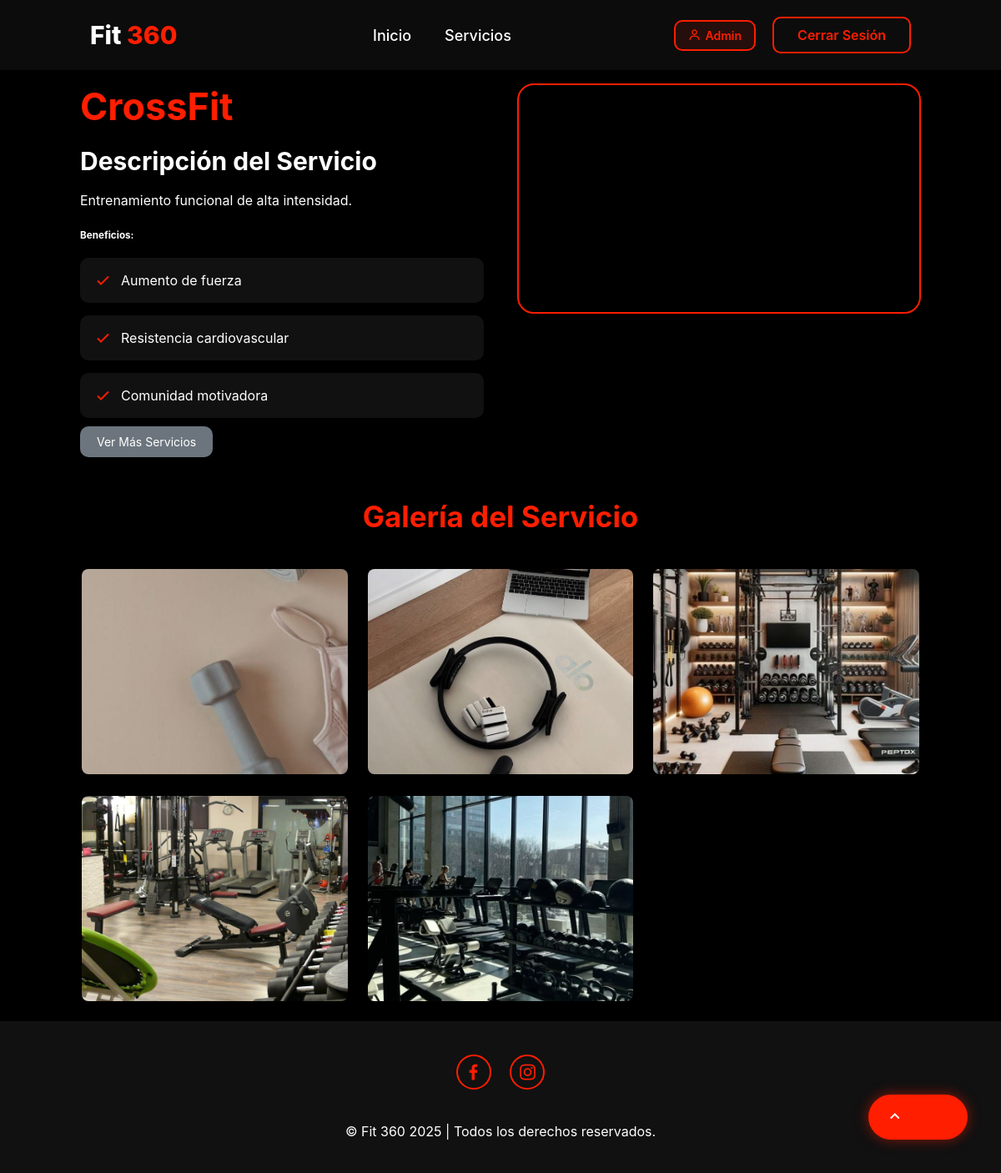
Page /service-details.php?id=5 (signed in) on the committed database.
### tables this page shows
CREATE TABLE `servicio` (
  `id_servicio` int(11) NOT NULL,
  `nombre` varchar(100) NOT NULL,
  `descripcion` text NOT NULL,
  `beneficios` text NOT NULL,
  `duracion_minutos` int(11) NOT NULL,
  `url_imagen` varchar(255) NOT NULL,
  `url_video` varchar(255) NOT NULL,
  `esta_activo` tinyint(1) DEFAULT 1,
  `fecha_creacion` timestamp NOT NULL DEFAULT current_timestamp()
);

CREATE TABLE `imagen_servicio` (
  `id_imagen` int(11) NOT NULL,
  `id_servicio` int(11) NOT NULL,
  `url_imagen` varchar(255) NOT NULL,
  `fecha_subida` timestamp NOT NULL DEFAULT current_timestamp()
);

### config/database.php (called while the page is built, shortened)
<?php
function isLoggedIn() {
    return isset($_SESSION['user_id']) && !empty($_SESSION['user_id']);
}
?>

### service-details.php (the view, shortened to what this page needs)
<?php
require_once 'config/database.php';
$serviceId = $_GET['id'] ?? null;
$pdo = getConnection();
$stmt = $pdo->prepare("SELECT * FROM servicio WHERE id_servicio = ? AND esta_activo = 1");
$stmt->execute([$serviceId]);
$service = $stmt->fetch();
$stmt_gallery = $pdo->prepare("SELECT * FROM imagen_servicio WHERE id_servicio = ?");
$stmt_gallery->execute([$serviceId]);
$gallery_images = $stmt_gallery->fetchAll();
?>
<!DOCTYPE html>
<html lang="es">
<head>
    <link href='https://unpkg.com/boxicons@2.1.4/css/boxicons.min.css' rel='stylesheet'>
    <link rel="stylesheet" href="style.css">
</head>
<body>
    <header>
        <a href="index.php#home" class="logo">Fit <span>360</span></a>
        <ul class="navbar">
            <li><a href="index.php#home">Inicio</a></li>
            <li><a href="index.php#services">Servicios</a></li>
        </ul>
        <div class="top-btn">
            <?php if(isLoggedIn()): ?>
                <a href="profile.php" class="username-link">
                    <i class='bx bx-user'></i>
                    <span><?= htmlspecialchars($_SESSION['username']) ?></span>
                </a>
                <a href="logout.php" class="nav-btn">Cerrar Sesión</a>
            <?php else: ?>
                <a href="login.php" class="nav-btn">Iniciar Sesión</a>
            <?php endif; ?>
        </div>
    </header>
    <section class="service-detail-section">
        <div class="service-detail-container">
            <div class="service-main-content">
                <div class="service-info">
                    <h1><?= htmlspecialchars($service['nombre']) ?></h1>
                    <div class="service-description">
                        <h2>Descripción del Servicio</h2>
                        <p><?= nl2br(htmlspecialchars($service['descripcion'])) ?></p>
                        <?php if (!empty($service['beneficios'])): ?>
                        <div class="service-benefits">
                            <h3>Beneficios:</h3>
                            <ul class="service-features">
                                <?php
                                $benefits = explode("\n", trim($service['beneficios']));
                                foreach($benefits as $benefit):
                                    if(!empty(trim($benefit))): ?>
                                    <li><i class='bx bx-check'></i> <?= htmlspecialchars(trim($benefit)) ?></li>
                                    <?php endif; ?>
                                <?php endforeach; ?>
                            </ul>
                        </div>
                        <?php endif; ?>
                        <div class="service-actions">
                            <a href="index.php#services" class="btn-secondary">Ver Más Servicios</a>
                        </div>
                    </div>
                </div>
                <?php if($service['url_video']): ?>
                <div class="service-video">
                    <iframe
                        src="<?= htmlspecialchars($service['url_video']) ?>"
                        frameborder="0"
                        allow="accelerometer; autoplay; encrypted-media; gyroscope; picture-in-picture"
                        allowfullscreen>
                    </iframe>
                </div>
                <?php endif; ?>
            </div>
            <?php if (!empty($gallery_images)): ?>
            <div class="service-gallery">
                <h2>Galería del Servicio</h2>
                <div class="gallery-grid">
                    <?php foreach($gallery_images as $img): ?>
                        <a href="<?= htmlspecialchars($img['url_imagen']) ?>" data-lightbox="service-gallery">
                            <img src="<?= htmlspecialchars($img['url_imagen']) ?>" alt="<?= htmlspecialchars($service['nombre']) ?>">
                        </a>
                    <?php endforeach; ?>
                </div>
            </div>
            <?php endif; ?>
        </div>
    </section>
    <a href="index.php#home" class="home-floating-btn">
        <i class='bx bx-chevron-up'></i>
        <span>Inicio</span>
    </a>
    <footer class="footer">
        <div class="social">
            <a href="https://facebook.com/fit360gym" target="_blank"><i class='bx bxl-facebook'></i></a>
            <a href="https://instagram.com/fit360gym" target="_blank"><i class='bx bxl-instagram' ></i></a>
        </div>
        <p class="copyright">
            &copy; Fit 360 2025 | Todos los derechos reservados.
        </p>
    </footer>
</body>
</html>

### rows in the picture
servicio: nombre "CrossFit", descripcion "Entrenamiento funcional de alta intensidad.", beneficios "Aumento de fuerza", beneficios "Resistencia cardiovascular", beneficios "Comunidad motivadora"
imagen_servicio: url_imagen (picture)
imagen_servicio: url_imagen (picture)
imagen_servicio: url_imagen (picture)
imagen_servicio: url_imagen (picture)
imagen_servicio: url_imagen (picture)

### other values in the picture
$_SESSION['username'] "Admin"
